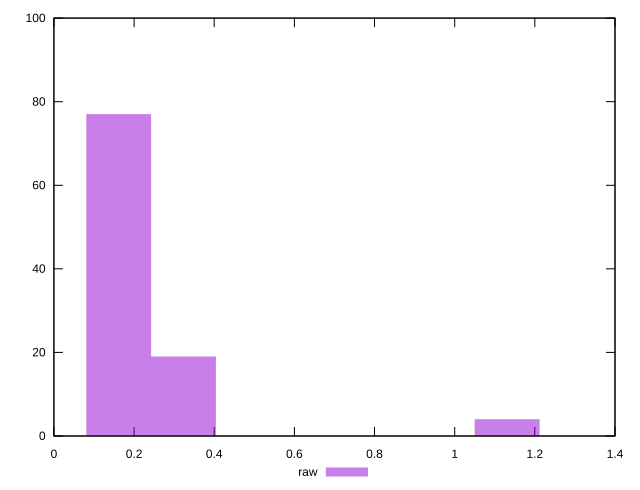

Write the gnuplot code that produced this figure.
reset
set terminal svg size 640, 490 enhanced background rgb 'white'
set output "reprap/cumulative-layout-shift/samples/pages+cached+noexternal/raw/histogram.svg"

$raw <<EOF
1.1307659150676233 4
0.16153798786680332 77
0.32307597573360664 19
EOF

set key outside below
set boxwidth 0.16153798786680332
set yrange [0:100]
set style fill transparent solid 0.5 noborder

plot \
  $raw title "raw" with boxes, \


reset
